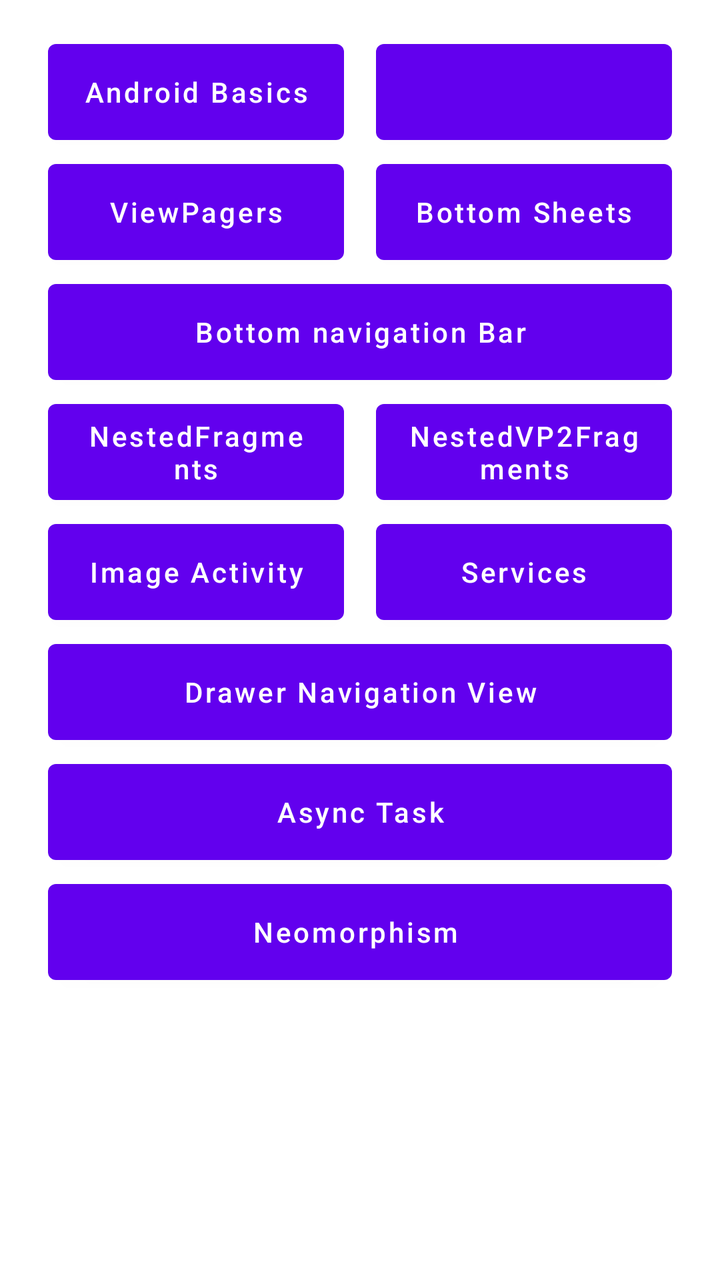
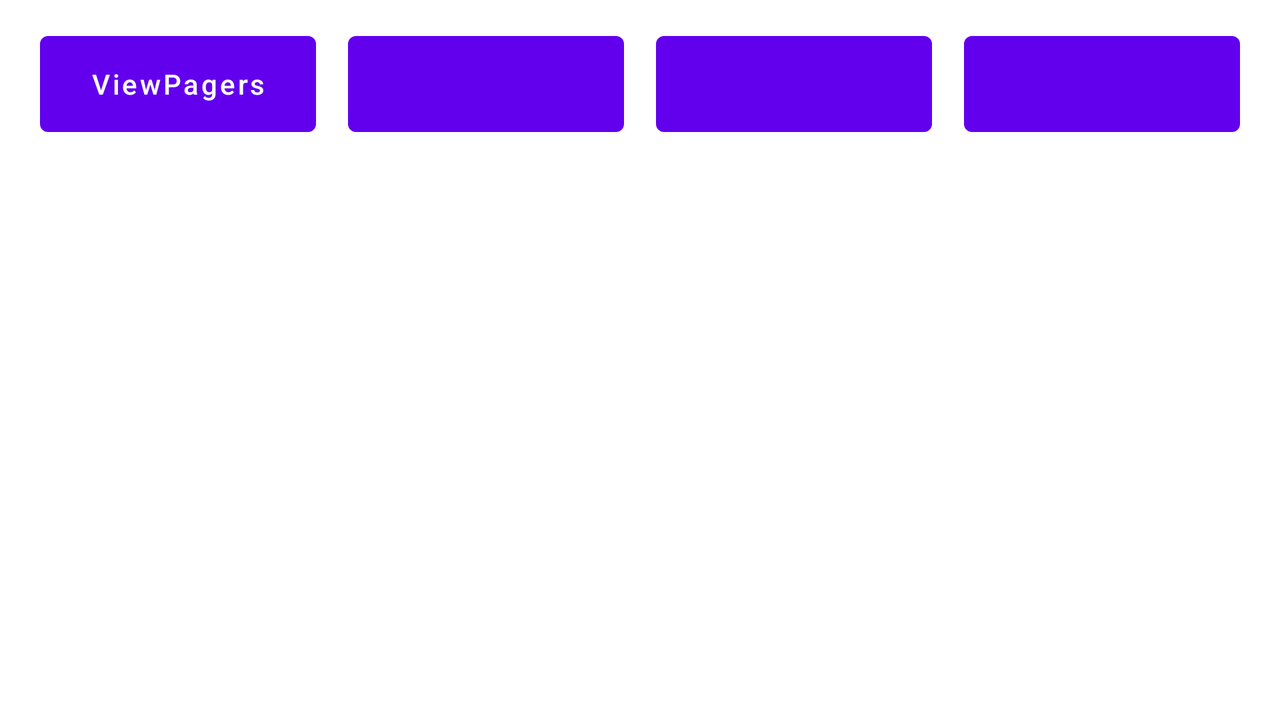

An Android layout and its configuration variant, each rendered on a device that would load it. The default file and the variant file are quoted in full after the pictures.
<!-- AndroidManifest.xml: application theme Theme.LearnAndroid -->
<!-- res/layout/activity_main.xml -->
<?xml version="1.0" encoding="utf-8"?>
<androidx.constraintlayout.widget.ConstraintLayout xmlns:android="http://schemas.android.com/apk/res/android"
    xmlns:app="http://schemas.android.com/apk/res-auto"
    xmlns:tools="http://schemas.android.com/tools"
    android:layout_width="match_parent"
    android:layout_height="match_parent"
    tools:context=".MainActivity">
    <androidx.core.widget.NestedScrollView
        android:id="@+id/nestedScrollView"
        android:layout_width="0dp"
        android:layout_height="0dp"
        android:padding="16dp"
        android:clipToPadding="false"
        app:layout_constraintBottom_toBottomOf="parent"
        app:layout_constraintEnd_toEndOf="parent"
        app:layout_constraintStart_toStartOf="parent"
        app:layout_constraintTop_toTopOf="parent">

        <LinearLayout
            android:layout_width="match_parent"
            android:layout_height="match_parent"
            android:orientation="vertical">
            <LinearLayout
                android:layout_width="match_parent"
                android:layout_height="wrap_content"
                android:orientation="horizontal">

                <Button
                    android:text="Android Basics"
                    android:onClick="androidBasic"
                    style="@style/home_button_styles" />
                <Button
                    android:text=""

                    style="@style/home_button_styles" />

            </LinearLayout>
            <LinearLayout
                android:layout_width="match_parent"
                android:layout_height="wrap_content"
                android:orientation="horizontal">

               <Button
                   android:text="ViewPagers"
                   android:onClick="viewPagers"
                   style="@style/home_button_styles" />
                <Button
                   android:text="Bottom Sheets"
                    android:onClick="bottomSheetExample"
                   style="@style/home_button_styles" />

            </LinearLayout>
            <LinearLayout
                android:layout_width="match_parent"
                android:layout_height="wrap_content"
                android:orientation="horizontal">

                <Button
                    android:text="Bottom navigation Bar"
                    android:onClick="bottomNavigationBar"
                    style="@style/home_button_styles" />

            </LinearLayout>
            <LinearLayout
                android:layout_width="match_parent"
                android:layout_height="wrap_content"
                android:orientation="horizontal">

               <Button
                   android:text="NestedFragments"
                   android:onClick="nestedFragments"
                   style="@style/home_button_styles" />
                <Button
                   android:text="NestedVP2Fragments"
                    android:onClick="nestedVP2Fragments"
                   style="@style/home_button_styles" />

            </LinearLayout>
            <LinearLayout
                android:layout_width="match_parent"
                android:layout_height="wrap_content"
                android:orientation="horizontal">

               <Button
                   android:text="Image Activity"
                   android:onClick="openImageActivity"
                   style="@style/home_button_styles" />
                <Button
                   android:text="Services"
                    android:onClick="openService"
                   style="@style/home_button_styles" />

            </LinearLayout>
            <LinearLayout
                android:layout_width="match_parent"
                android:layout_height="wrap_content"
                android:orientation="horizontal">

               <Button
                   android:text="Drawer Navigation View"
                   android:onClick="drawerNavigationView"
                   style="@style/home_button_styles" />





            </LinearLayout>
            <LinearLayout
                android:layout_width="match_parent"
                android:layout_height="wrap_content"
                android:orientation="horizontal">

                <Button
                    android:text="Async Task"
                    android:onClick="asyncTask"
                    style="@style/home_button_styles" />


            </LinearLayout>
            <LinearLayout
                android:layout_width="match_parent"
                android:layout_height="wrap_content"
                android:orientation="horizontal">

                <Button
                    android:text="Neomorphism "
                    android:onClick="openNeomorphism"
                    style="@style/home_button_styles" />


            </LinearLayout>

        </LinearLayout>

    </androidx.core.widget.NestedScrollView>


</androidx.constraintlayout.widget.ConstraintLayout>
<!-- resources referenced by this layout -->
<resources>
  <style name="home_button_styles">
          <item name="android:layout_width">0dp</item>
          <item name="android:layout_height">60dp</item>
          <item name="android:layout_weight">1</item>
  
  
          <item name="android:layout_marginLeft">8dp</item>
          <item name="android:layout_marginRight">8dp</item>
          <item name="android:textAllCaps">false</item>
      </style>
  <style name="Theme.LearnAndroid" parent="Theme.MaterialComponents.DayNight.DarkActionBar">
          
          <item name="colorPrimary">@color/purple_500</item>
          <item name="colorPrimaryVariant">@color/purple_700</item>
          <item name="colorOnPrimary">@color/white</item>
          
          <item name="colorSecondary">@color/teal_200</item>
          <item name="colorSecondaryVariant">@color/teal_700</item>
          <item name="colorOnSecondary">@color/black</item>
          
          <item name="android:statusBarColor" tools:targetApi="l">?attr/colorPrimaryVariant</item>
          
      </style>
</resources>
<!-- res/layout-land/activity_main.xml (the repository's variant of the layout above) -->
<!-- drawn on the phone turned sideways -->
<?xml version="1.0" encoding="utf-8"?>
<androidx.constraintlayout.widget.ConstraintLayout xmlns:android="http://schemas.android.com/apk/res/android"
    xmlns:app="http://schemas.android.com/apk/res-auto"
    xmlns:tools="http://schemas.android.com/tools"
    android:layout_width="match_parent"
    android:layout_height="match_parent"
    tools:context=".MainActivity">
    <androidx.core.widget.NestedScrollView
        android:id="@+id/nestedScrollView"
        android:layout_width="0dp"
        android:layout_height="0dp"
        android:padding="12dp"
        android:clipToPadding="false"
        app:layout_constraintBottom_toBottomOf="parent"
        app:layout_constraintEnd_toEndOf="parent"
        app:layout_constraintStart_toStartOf="parent"
        app:layout_constraintTop_toTopOf="parent">

        <LinearLayout
            android:layout_width="match_parent"
            android:layout_height="match_parent"
            android:orientation="vertical">
            <LinearLayout
                android:layout_width="match_parent"
                android:layout_height="wrap_content"
                android:orientation="horizontal">

               <Button
                   android:text="ViewPagers"
                   android:onClick="viewPagers"
                   style="@style/home_button_styles" />
                <Button
                   android:text=""
                   style="@style/home_button_styles" />

               <Button
                   android:text=""
                   style="@style/home_button_styles" />
                <Button
                   android:text=""
                   style="@style/home_button_styles" />

           
        </LinearLayout>
        </LinearLayout>

    </androidx.core.widget.NestedScrollView>


</androidx.constraintlayout.widget.ConstraintLayout>
